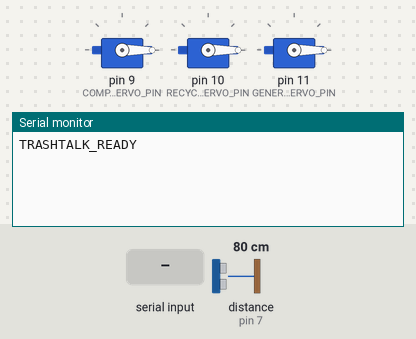
Recording of a sketch running on a simulated Arduino Uno, built with avr-gcc and run on an emulated ATmega328P. Parts: 3 × servo, the last lines printed to the serial monitor. Wiring (inferred from the names in the program): ultrasonic range finder: trigger pin 6; echo pin 7. The test bench sets the inputs (shaded band); at power-on: distance to the obstacle (sensor on pin 7) 80 cm. The echo pulse lasts 58.3 µs per cm.

Above: at 1.2 s.
1.3 s: distance to the obstacle (sensor on pin 7) set to 2 cm
At 1.8 s:
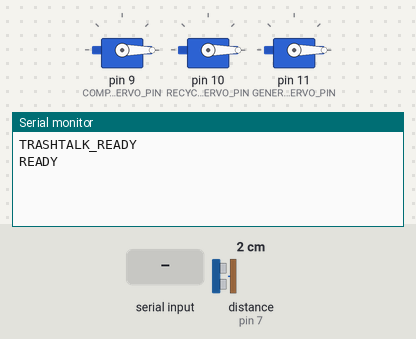
2.8 s: "UNKNOWN\n" received over Serial
At 3.2 s:
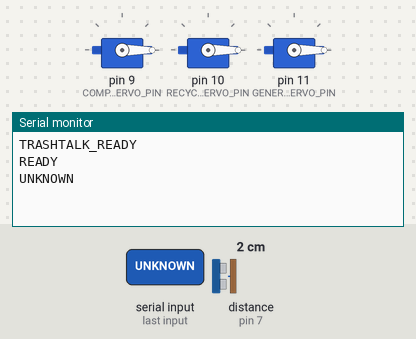
4.3 s: "OPEN:\n" received over Serial
At 5.4 s:
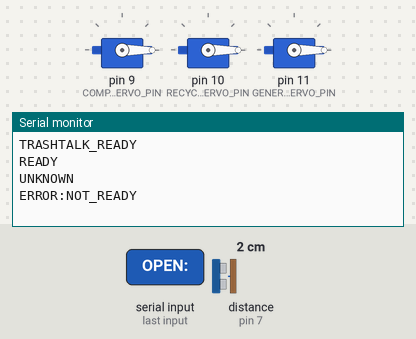
5.8 s: distance to the obstacle (sensor on pin 7) set to 35 cm
At 6.6 s:
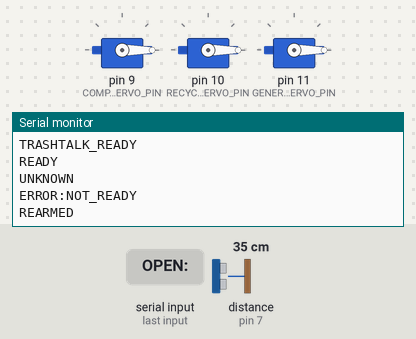

The sketch:

TrashTalk.ino
```cpp
#include <Servo.h>

// Starter pin map for an Arduino Uno/Nano with one HC-SR04 and three servos.
// Change these constants to match the actual wiring before uploading.
const byte TRIG_PIN = 6;
const byte ECHO_PIN = 7;
const byte COMPOST_SERVO_PIN = 9;
const byte RECYCLE_SERVO_PIN = 10;
const byte GENERAL_SERVO_PIN = 11;

const int HAND_DISTANCE_CM = 15;
const int CLEAR_DISTANCE_CM = 20;
const int CLOSED_ANGLE = 0;
const int OPEN_ANGLE = 85;
const unsigned long COMMAND_TIMEOUT_MS = 15000;
const unsigned long SERVO_OPEN_MS = 1200;
const unsigned long SENSOR_INTERVAL_MS = 100;

Servo compostServo;
Servo recycleServo;
Servo generalServo;

bool waitingForCommand = false;
bool waitingForHandClear = false;
unsigned long requestStartedAt = 0;
unsigned long lastSensorReadAt = 0;

long measureDistanceCm() {
  digitalWrite(TRIG_PIN, LOW);
  delayMicroseconds(2);
  digitalWrite(TRIG_PIN, HIGH);
  delayMicroseconds(10);
  digitalWrite(TRIG_PIN, LOW);

  const unsigned long duration = pulseIn(ECHO_PIN, HIGH, 25000UL);
  if (duration == 0) return -1;
  return (long)(duration * 0.0343 / 2.0);
}

void openLid(Servo &servo, const char *binName) {
  servo.write(OPEN_ANGLE);
  delay(SERVO_OPEN_MS);
  servo.write(CLOSED_ANGLE);
  delay(400);
  Serial.print("OPENED:");
  Serial.println(binName);
}

void handleCommand(String command) {
  command.trim();
  command.toUpperCase();

  if (command == "UNKNOWN") {
    if (waitingForCommand) {
      waitingForCommand = false;
      waitingForHandClear = true;
      Serial.println("UNKNOWN");
    }
    return;
  }

  if (!command.startsWith("OPEN:")) return;
  if (!waitingForCommand) {
    Serial.println("ERROR:NOT_READY");
    return;
  }

  const String binName = command.substring(5);
  waitingForCommand = false;
  waitingForHandClear = true;

  if (binName == "COMPOST") openLid(compostServo, "COMPOST");
  else if (binName == "RECYCLE") openLid(recycleServo, "RECYCLE");
  else if (binName == "GENERAL") openLid(generalServo, "GENERAL");
  else Serial.println("ERROR:BAD_BIN");
}

void readCommands() {
  while (Serial.available() > 0) {
    String command = Serial.readStringUntil('\n');
    handleCommand(command);
  }
}

void setup() {
  pinMode(TRIG_PIN, OUTPUT);
  pinMode(ECHO_PIN, INPUT);
  Serial.begin(9600);
  Serial.setTimeout(50);

  compostServo.attach(COMPOST_SERVO_PIN);
  recycleServo.attach(RECYCLE_SERVO_PIN);
  generalServo.attach(GENERAL_SERVO_PIN);
  compostServo.write(CLOSED_ANGLE);
  recycleServo.write(CLOSED_ANGLE);
  generalServo.write(CLOSED_ANGLE);

  Serial.println("TRASHTALK_READY");
}

void loop() {
  readCommands();

  if (waitingForCommand && millis() - requestStartedAt >= COMMAND_TIMEOUT_MS) {
    waitingForCommand = false;
    waitingForHandClear = true;
    Serial.println("TIMEOUT");
  }

  if (millis() - lastSensorReadAt < SENSOR_INTERVAL_MS) return;
  lastSensorReadAt = millis();
  const long distance = measureDistanceCm();

  if (waitingForHandClear) {
    if (distance < 0 || distance > CLEAR_DISTANCE_CM) {
      waitingForHandClear = false;
      Serial.println("REARMED");
    }
    return;
  }

  if (!waitingForCommand && distance > 0 && distance <= HAND_DISTANCE_CM) {
    waitingForCommand = true;
    requestStartedAt = millis();
    Serial.println("READY");
  }
}
```

Measured:
- after the input at 1.3 s, the serial monitor: prints a new line at once (image 1)
- after the input at 2.8 s, the serial monitor: prints a new line at once (image 2)
- after the input at 4.3 s, the serial monitor: prints a new line at once (image 3)
- after the input at 5.8 s, the serial monitor: prints a new line at once (image 4)
